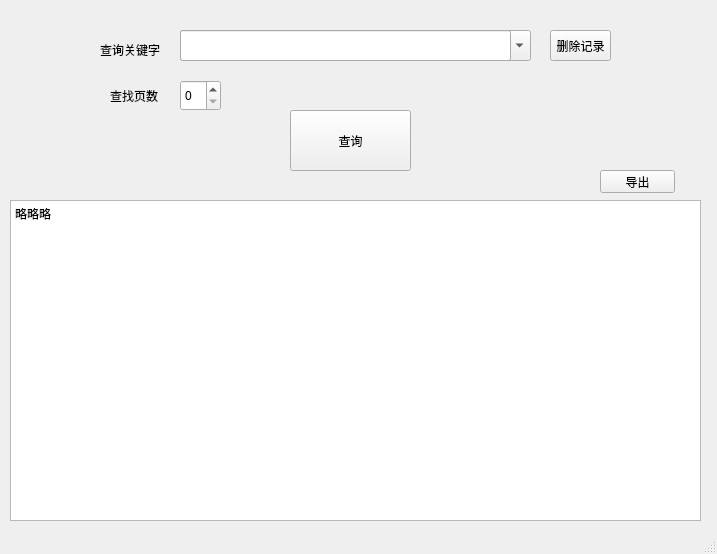
<?xml version="1.0" encoding="UTF-8"?>
<ui version="4.0">
 <class>MainWindow</class>
 <widget class="QMainWindow" name="MainWindow">
  <property name="geometry">
   <rect>
    <x>0</x>
    <y>0</y>
    <width>717</width>
    <height>554</height>
   </rect>
  </property>
  <property name="windowTitle">
   <string>MainWindow</string>
  </property>
  <widget class="QWidget" name="centralwidget">
   <widget class="QLineEdit" name="lineEdit">
    <property name="geometry">
     <rect>
      <x>180</x>
      <y>30</y>
      <width>331</width>
      <height>31</height>
     </rect>
    </property>
   </widget>
   <widget class="QPushButton" name="pushButton">
    <property name="geometry">
     <rect>
      <x>290</x>
      <y>110</y>
      <width>121</width>
      <height>61</height>
     </rect>
    </property>
    <property name="text">
     <string>查询</string>
    </property>
   </widget>
   <widget class="QTextBrowser" name="textBrowser">
    <property name="geometry">
     <rect>
      <x>10</x>
      <y>200</y>
      <width>691</width>
      <height>321</height>
     </rect>
    </property>
    <property name="html">
     <string>&lt;!DOCTYPE HTML PUBLIC &quot;-//W3C//DTD HTML 4.0//EN&quot; &quot;http://www.w3.org/TR/REC-html40/strict.dtd&quot;&gt;
&lt;html&gt;&lt;head&gt;&lt;meta name=&quot;qrichtext&quot; content=&quot;1&quot; /&gt;&lt;style type=&quot;text/css&quot;&gt;
p, li { white-space: pre-wrap; }
&lt;/style&gt;&lt;/head&gt;&lt;body style=&quot; font-family:'SimSun'; font-size:9pt; font-weight:400; font-style:normal;&quot;&gt;
&lt;p style=&quot; margin-top:0px; margin-bottom:0px; margin-left:0px; margin-right:0px; -qt-block-indent:0; text-indent:0px;&quot;&gt;略略略&lt;/p&gt;&lt;/body&gt;&lt;/html&gt;</string>
    </property>
   </widget>
   <widget class="QSpinBox" name="spinBox">
    <property name="geometry">
     <rect>
      <x>180</x>
      <y>80</y>
      <width>41</width>
      <height>31</height>
     </rect>
    </property>
   </widget>
   <widget class="QLabel" name="label">
    <property name="geometry">
     <rect>
      <x>100</x>
      <y>40</y>
      <width>71</width>
      <height>20</height>
     </rect>
    </property>
    <property name="text">
     <string>查询关键字</string>
    </property>
   </widget>
   <widget class="QLabel" name="label_2">
    <property name="geometry">
     <rect>
      <x>110</x>
      <y>90</y>
      <width>54</width>
      <height>12</height>
     </rect>
    </property>
    <property name="text">
     <string>查找页数</string>
    </property>
   </widget>
   <widget class="QComboBox" name="comboBox">
    <property name="geometry">
     <rect>
      <x>180</x>
      <y>30</y>
      <width>351</width>
      <height>31</height>
     </rect>
    </property>
   </widget>
   <widget class="QPushButton" name="pushButton_2">
    <property name="geometry">
     <rect>
      <x>600</x>
      <y>170</y>
      <width>75</width>
      <height>23</height>
     </rect>
    </property>
    <property name="text">
     <string>导出</string>
    </property>
   </widget>
   <widget class="QPushButton" name="pushButton_3">
    <property name="geometry">
     <rect>
      <x>550</x>
      <y>30</y>
      <width>61</width>
      <height>31</height>
     </rect>
    </property>
    <property name="text">
     <string>删除记录</string>
    </property>
   </widget>
   <zorder>comboBox</zorder>
   <zorder>lineEdit</zorder>
   <zorder>pushButton</zorder>
   <zorder>textBrowser</zorder>
   <zorder>spinBox</zorder>
   <zorder>label</zorder>
   <zorder>label_2</zorder>
   <zorder>pushButton_2</zorder>
   <zorder>pushButton_3</zorder>
  </widget>
  <widget class="QStatusBar" name="statusbar"/>
  <action name="actionSave_2">
   <property name="text">
    <string>go</string>
   </property>
  </action>
 </widget>
 <resources/>
 <connections>
  <connection>
   <sender>pushButton</sender>
   <signal>clicked()</signal>
   <receiver>MainWindow</receiver>
   <slot>cx()</slot>
   <hints>
    <hint type="sourcelabel">
     <x>316</x>
     <y>178</y>
    </hint>
    <hint type="destinationlabel">
     <x>436</x>
     <y>177</y>
    </hint>
   </hints>
  </connection>
  <connection>
   <sender>comboBox</sender>
   <signal>activated(QString)</signal>
   <receiver>MainWindow</receiver>
   <slot>shows()</slot>
   <hints>
    <hint type="sourcelabel">
     <x>525</x>
     <y>63</y>
    </hint>
    <hint type="destinationlabel">
     <x>617</x>
     <y>68</y>
    </hint>
   </hints>
  </connection>
  <connection>
   <sender>pushButton_2</sender>
   <signal>clicked()</signal>
   <receiver>MainWindow</receiver>
   <slot>msg()</slot>
   <hints>
    <hint type="sourcelabel">
     <x>626</x>
     <y>181</y>
    </hint>
    <hint type="destinationlabel">
     <x>570</x>
     <y>167</y>
    </hint>
   </hints>
  </connection>
  <connection>
   <sender>pushButton_3</sender>
   <signal>clicked()</signal>
   <receiver>MainWindow</receiver>
   <slot>del_file()</slot>
   <hints>
    <hint type="sourcelabel">
     <x>591</x>
     <y>42</y>
    </hint>
    <hint type="destinationlabel">
     <x>621</x>
     <y>99</y>
    </hint>
   </hints>
  </connection>
 </connections>
 <slots>
  <slot>cx()</slot>
  <slot>shows()</slot>
  <slot>msg()</slot>
  <slot>del_file()</slot>
 </slots>
</ui>
